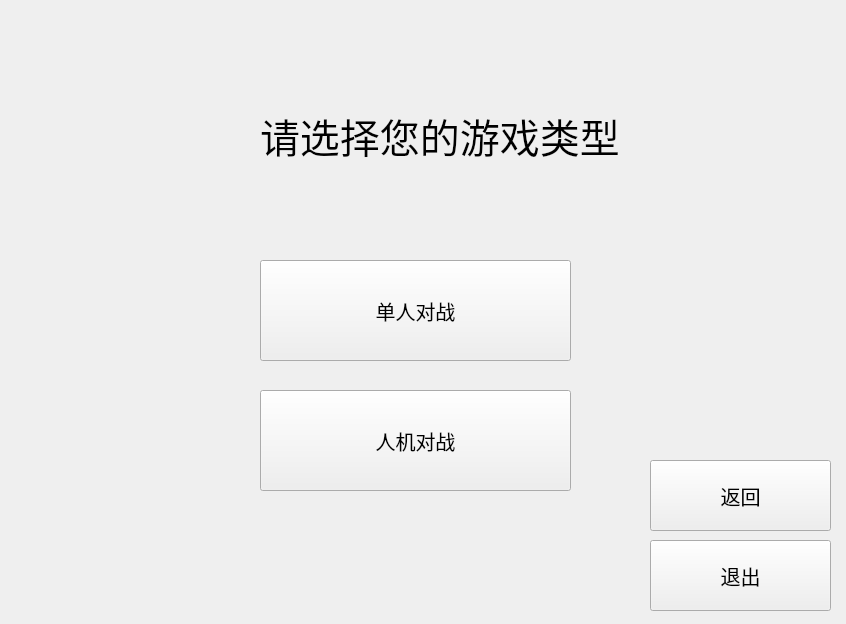
<?xml version="1.0" encoding="UTF-8"?>
<ui version="4.0">
 <class>three</class>
 <widget class="QWidget" name="three">
  <property name="geometry">
   <rect>
    <x>0</x>
    <y>0</y>
    <width>846</width>
    <height>624</height>
   </rect>
  </property>
  <property name="windowTitle">
   <string>Form</string>
  </property>
  <widget class="QLabel" name="label">
   <property name="geometry">
    <rect>
     <x>260</x>
     <y>60</y>
     <width>531</width>
     <height>151</height>
    </rect>
   </property>
   <property name="font">
    <font>
     <pointsize>30</pointsize>
    </font>
   </property>
   <property name="text">
    <string>请选择您的游戏类型</string>
   </property>
  </widget>
  <widget class="QPushButton" name="pushButton">
   <property name="geometry">
    <rect>
     <x>260</x>
     <y>260</y>
     <width>311</width>
     <height>101</height>
    </rect>
   </property>
   <property name="font">
    <font>
     <pointsize>15</pointsize>
    </font>
   </property>
   <property name="text">
    <string>单人对战</string>
   </property>
  </widget>
  <widget class="QPushButton" name="pushButton_2">
   <property name="geometry">
    <rect>
     <x>260</x>
     <y>390</y>
     <width>311</width>
     <height>101</height>
    </rect>
   </property>
   <property name="font">
    <font>
     <pointsize>15</pointsize>
    </font>
   </property>
   <property name="text">
    <string>人机对战</string>
   </property>
  </widget>
  <widget class="QPushButton" name="pushButton_3">
   <property name="geometry">
    <rect>
     <x>650</x>
     <y>460</y>
     <width>181</width>
     <height>71</height>
    </rect>
   </property>
   <property name="font">
    <font>
     <pointsize>15</pointsize>
    </font>
   </property>
   <property name="text">
    <string>返回</string>
   </property>
  </widget>
  <widget class="QPushButton" name="pushButton_4">
   <property name="geometry">
    <rect>
     <x>650</x>
     <y>540</y>
     <width>181</width>
     <height>71</height>
    </rect>
   </property>
   <property name="font">
    <font>
     <pointsize>15</pointsize>
    </font>
   </property>
   <property name="text">
    <string>退出</string>
   </property>
  </widget>
 </widget>
 <resources/>
 <connections/>
</ui>
